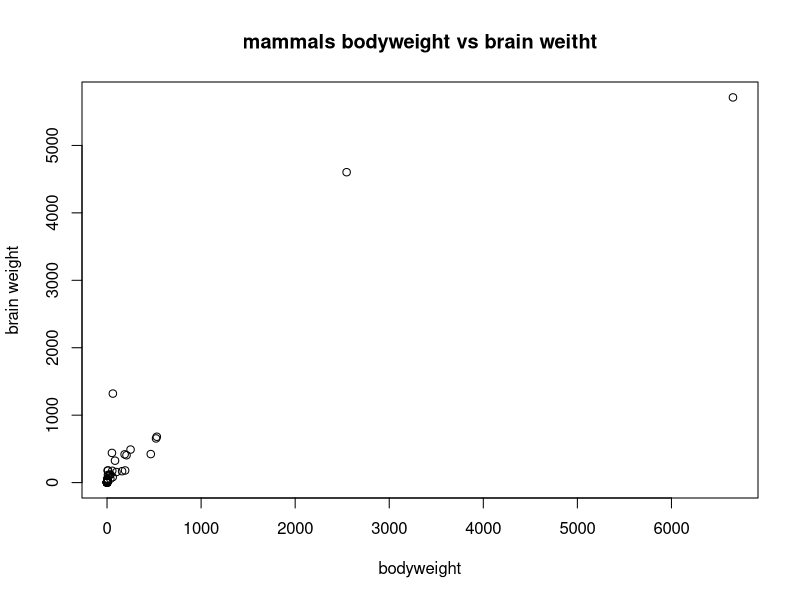
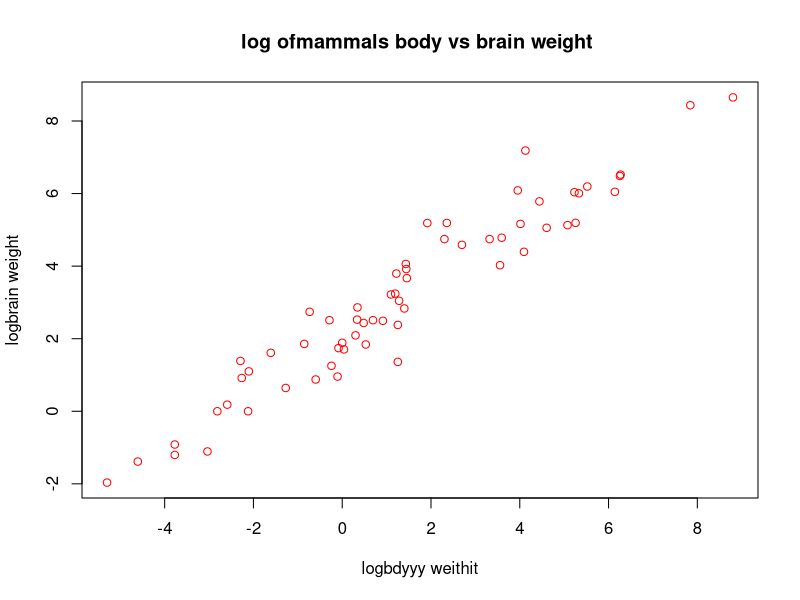

The R script that drew these images, in order:
data("mammals",package = "MASS")
pcorr=c(mammals$body,mammals$brain,method="pearson")
scorr=c(mammals$body,mammals$brain,method="spearman")


cat("preson correlation :",pcorr,"\n")
cat("spearman correlation:",scorr,"\n")



plot(mammals$body,mammals$brain,xlab="bodyweight",ylab="brain weight",main="mammals bodyweight vs brain weitht")
 log_body=log(mammals$body)
 log_brain=log(mammals$brain)
 
 
 plot(log_body,log_brain,col="red",xlab="logbdyyy weithit",ylab="logbrain weight",main="log ofmammals body vs brain weight ")